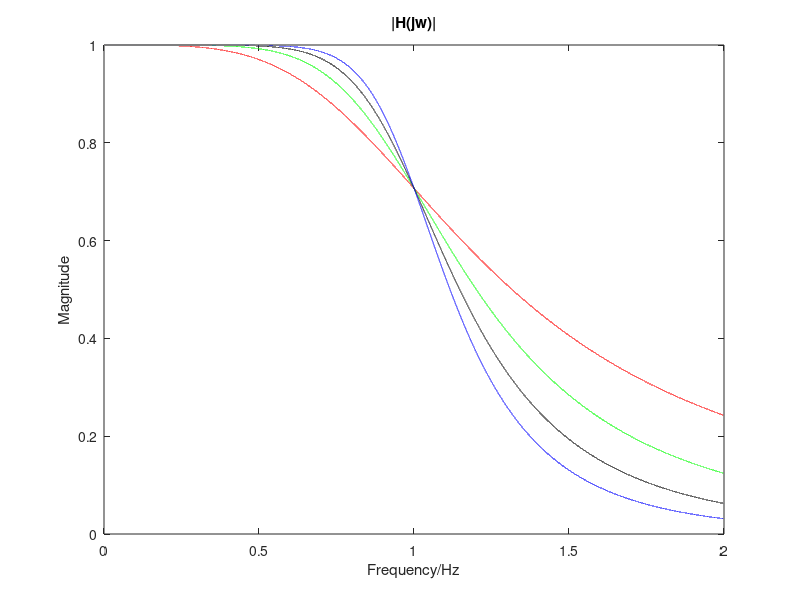

MATLAB code for this plot:
Wc = 500;
N = 2:1:5;
Color = ['r','g','k','b'];
f = @(W,n) ( 1 ./ (1 + (W ./ Wc).^(2 * n)));
w = 0:0.01:1000;
for i=1:length(N)
   plot(w / Wc, sqrt(f(w , N(i))),Color(i));
   hold on;
end
title('|H(jw)|');
ylabel('Magnitude');
xlabel('Frequency/Hz');
